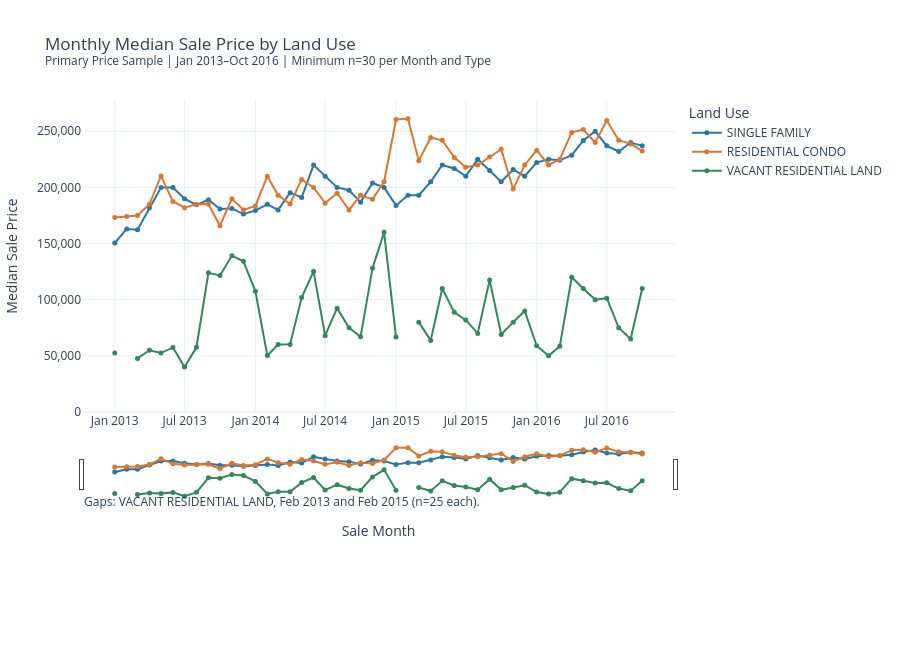

The code cell stored with this chart in its notebook:
### Code cell
import plotly.express as px

monthly_plot = monthly_type_summary.reset_index()

monthly_plot["Month"] = (
    monthly_plot["SaleYearMonth"].dt.to_timestamp()
)

monthly_plot["Median_For_Plot"] = monthly_plot["Median"].where(
    monthly_plot["Meets_Minimum_N"]
)

monthly_plot = monthly_plot.sort_values(["LandUse", "Month"])

fig = px.line(
    monthly_plot,
    x="Month",
    y="Median_For_Plot",
    color="LandUse",
    markers=True,
    color_discrete_map={
        "SINGLE FAMILY": "#2878A0",
        "RESIDENTIAL CONDO": "#D97732",
        "VACANT RESIDENTIAL LAND": "#34875A"
    },
    category_orders={
        "LandUse": [
            "SINGLE FAMILY",
            "RESIDENTIAL CONDO",
            "VACANT RESIDENTIAL LAND"
        ]
    },
    custom_data=["Records"],
    labels={
        "Month": "Sale Month",
        "Median_For_Plot": "Median Sale Price",
        "LandUse": "Land Use"
    },
    title=(
        "Monthly Median Sale Price by Land Use"
        "<br><sup>Primary Price Sample | Jan 2013–Oct 2016"
        " | Minimum n=30 per Month and Type</sup>"
    ),
    template="plotly_white",
    height=650
)

fig.update_traces(
    connectgaps=False,
    marker_size=5,
    hovertemplate=(
        "Month: %{x|%b %Y}<br>"
        "Median: %{y:,.0f}<br>"
        "Records: %{customdata[0]:,.0f}"
        "<extra>%{fullData.name}</extra>"
    )
)

fig.update_xaxes(
    dtick="M6",
    tickformat="%b %Y",
    rangeslider_visible=True
)

fig.update_yaxes(tickformat=",.0f", rangemode="tozero")

fig.add_annotation(
    x=0,
    y=-0.32,
    xref="paper",
    yref="paper",
    text="Gaps: VACANT RESIDENTIAL LAND, Feb 2013 and Feb 2015 (n=25 each).",
    showarrow=False,
    xanchor="left"
)

fig.update_layout(margin=dict(b=145))
fig.show()
